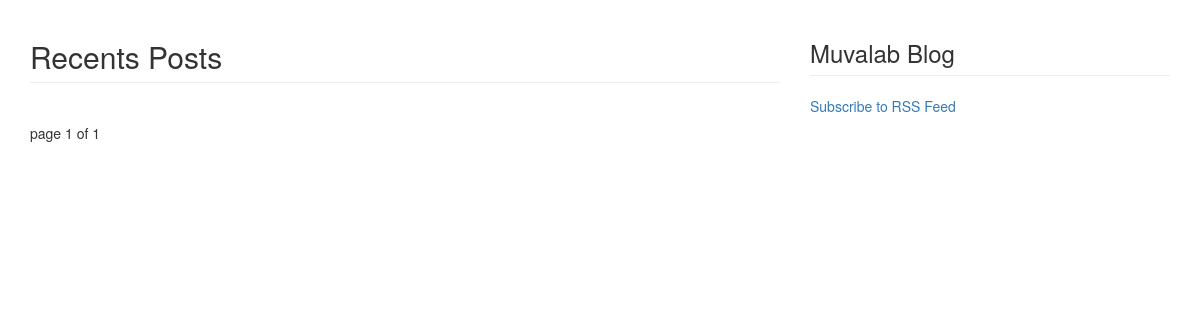
Page /blog/ on the earlier database version.
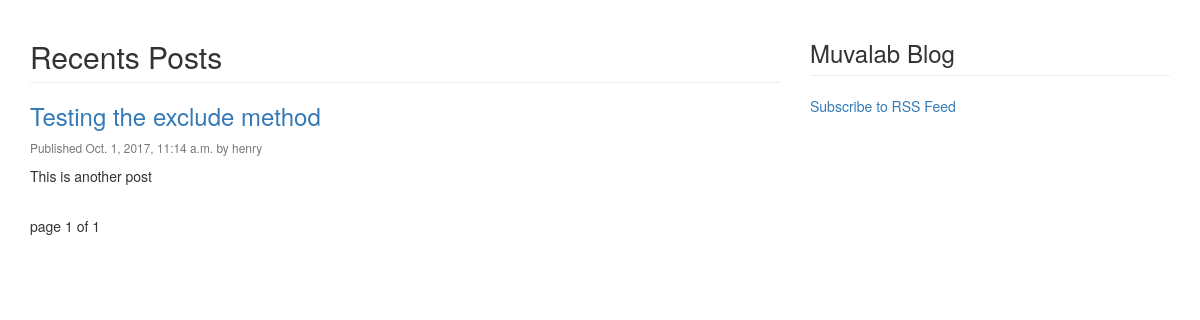
Same page on the later database version.
### blog/models.py (models this page shows, shortened)
class Post(models.Model):
    STATUS_CHOICES = (
        ('draft', 'Draft'),
        ('published', 'Published'),
    )
    title = models.CharField(max_length=250)
    slug = models.SlugField(max_length=250, unique_for_date='publish')
    author = models.ForeignKey(User, related_name='blog_posts')
    body = HTMLField()
    publish = models.DateTimeField(default=timezone.now)
    created = models.DateTimeField(auto_now_add=True)
    updated = models.DateTimeField(auto_now=True)
    status = models.CharField(max_length=10, choices=STATUS_CHOICES, default='draft')
    objects = models.Manager()
    published = PublishedManager()
    class Meta:
        ordering = ('-publish',)
    def get_absolute_url(self):
        return reverse('blog:post_detail_view', args=[self.publish.year, self.publish.strftime('%m'),self.publish.strftime('%d'),self.slug])

### blog/views.py (the view)
def post_list_view(request):
    list_objects = Post.published.all()
    paginator = Paginator(list_objects, 3)
    page = request.GET.get('page')
    try:
        posts = paginator.page(page)
    except PageNotAnInteger:
        posts = paginator.page(1)
    except EmptyPage:
        posts = paginator.page(paginator.num_pages)
    return render(request, 'blog/post/list.html', {'posts': posts})

### blog/models.py (called while the page is built)
    def get_queryset(self):
        return super(PublishedManager,self).get_queryset().filter(status='published')

### blog/templates/blog/post/list.html (shortened to what this page needs)
{% extends "blog/master.html" %}
{% block content %}
   <h2 class="page-header">Recents Posts</h2>
    {% for post in posts %}
       <h3><a href="{{ post.get_absolute_url }}">{{ post.title }}</a></h3>
        <p class="small" style="color: #777777">Published {{ post.publish }} by {{ post.author }}</p>
        <p>{{ post.body|truncatewords:25|linebreaks }}</p>
    {% endfor %}
    {% include "pagination.html" with page=posts %}
{% endblock %}

Differences in the rows shown:
added Post: title "Testing the exclude method", publish "Oct. 1, 2017, 11:14 a.m.", author "henry", body "This is another post"
